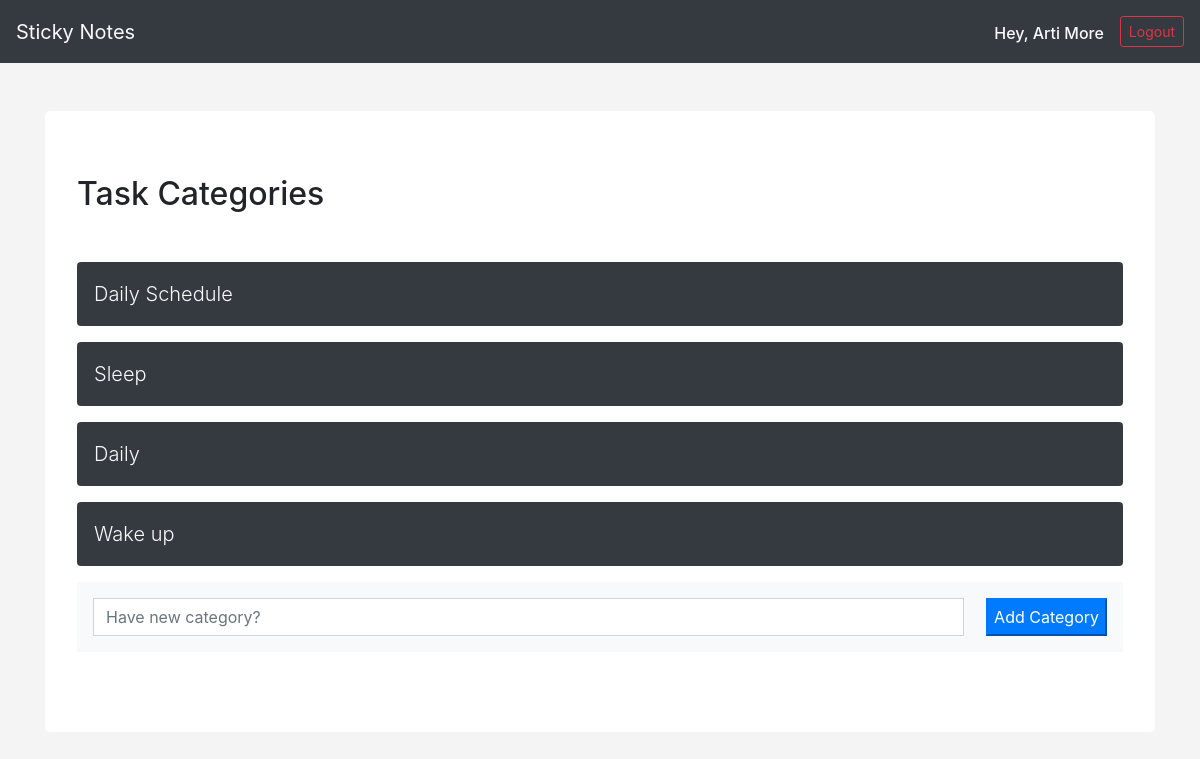
Screenshot of / (signed in) with the database file from the repository.
### tasks/models.py (models this page shows, shortened)
class TaskCategory(models.Model):
    category_name = models.CharField(max_length=50)
    created_by = models.ForeignKey(User,on_delete=models.CASCADE,default=None)

### tasks/views.py (the view)
# urls.py: path('',views.index,name="index"),
@login_required
def index(request):
    categories = TaskCategory.objects.filter(created_by=request.user)
    if request.method=='POST':
        category_form=CategoryForm(request.POST)
        if category_form.is_valid():
            category_form.save()
            category_form.save()
            return redirect('/')
    category_form = CategoryForm()
    content = {
        'title' : "Sticky Notes",
        'categories' : categories,
        'category_form' : category_form,
    }
    return render(request,'tasks/index.html',content)

### tasks/forms.py
class CategoryForm(ModelForm):
    class Meta:
        model = TaskCategory
        fields = '__all__'

### tasks/templates/tasks/index.html (shortened to what this page needs)
{% extends './base.html' %}
{% block content %}
<div class="container mt-5">
        <div class="jumbotron " style="background-color: #fff;">
            <h2 class="mb-5">Task Categories</h2>
            <div class="">
                {% for category in categories %}
                <div class="d-flex justify-content-between color-light bg-dark my-3 p-3 btn" style="background-color: #fcfcfc;">
                    <a href="{% url 'categorical_list' category.id %}" class="  text-light lead" style="text-decoration: none;">
                        {{category.category_name}}
                    </a>
                </div>
                {% endfor %}
            </div>
            <div class="d-flex  text-primary color-primary bg-light my-3 p-3" style="background-color: #fcfcfc;" >
                <form action="/" method="post" class="input-group">
                    <input type="text" name="category_name" placeholder="Have new category?" maxlength="50" required id="id_category_name" class="form-control">
                    <button type="submit" class="btn-primary">Add Category</button>
                </form>
            </div>
        </div>
</div>
{% endblock %}

### tasks/templates/tasks/base.html (shortened to what this page needs)
<!DOCTYPE html>
<html lang="en">
<head>
    <link rel="stylesheet" href="https://cdnjs.cloudflare.com/ajax/libs/twitter-bootstrap/4.6.0/css/bootstrap.min.css" />
</head>
<body style="background-color: #f4f4f4;">
    <nav class="navbar bg-dark justify-content-between align-items-center pl-3  navbar-expand-lg">
        <a href="{% url 'index'%}" class="navbar-brand text-light " >Sticky Notes</a>
        <div class=" d-flex align-items-center ">
            <p class="text-light mr-3 mt-3 pb-1 h6" style="text-decoration: none;">Hey, {{user.first_name}} {{user.last_name}}</p>
            <a href="/user/logout" class="btn btn-md btn-sm btn-outline-danger ">Logout</a>
       </div>
    </nav>
    <div>
        {% block content %}
        {% endblock %}
    </div>
</body>
</html>

### rows the page displays
TaskCategory: category_name "Daily Schedule"
TaskCategory: category_name "Sleep"
TaskCategory: category_name "Daily"
TaskCategory: category_name "Wake up"

### other values shown
{{ user.first_name }} "Arti"
{{ user.last_name }} "More"
